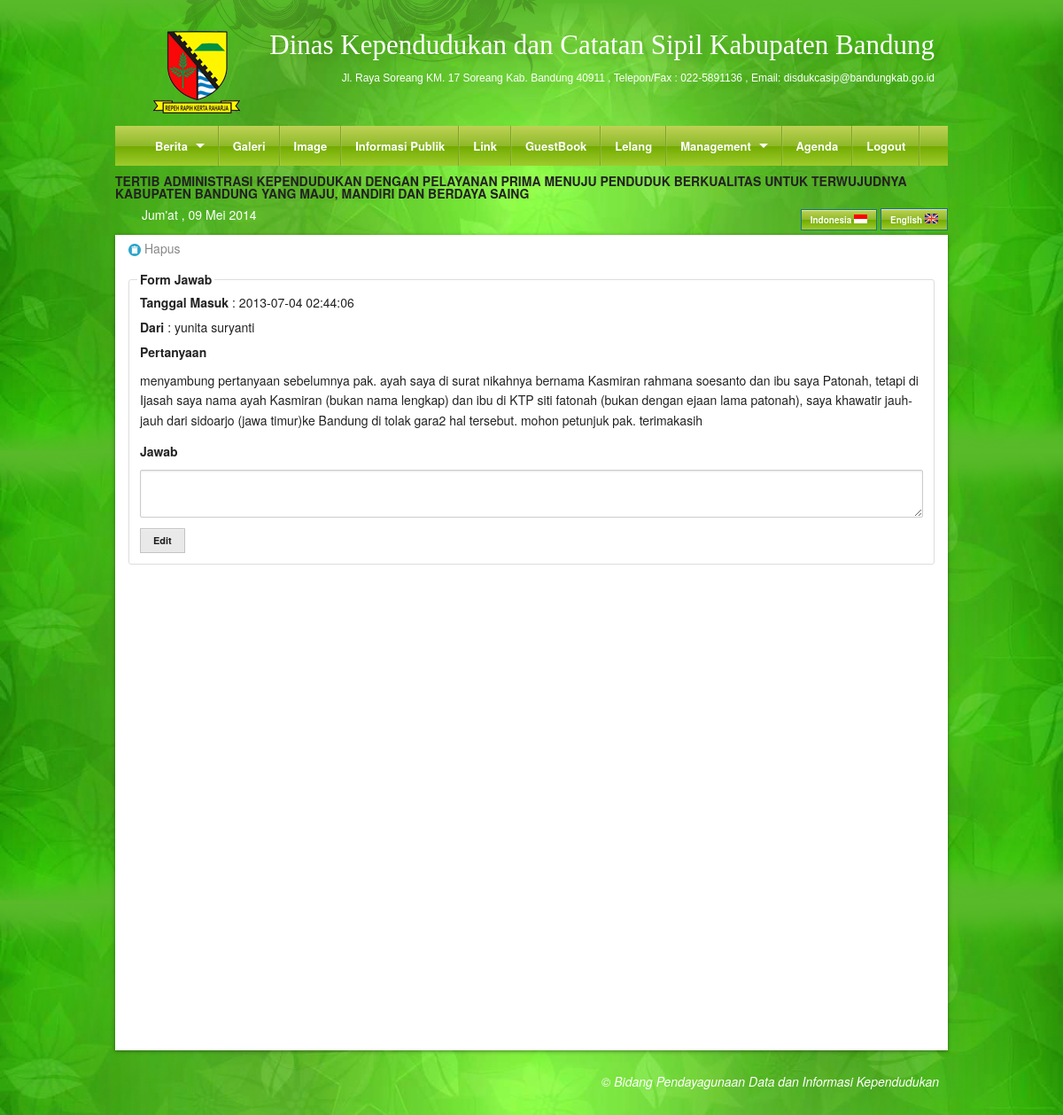
/Jawab/444 (signed in), run on the app's committed database.
### tables this page shows
CREATE TABLE `content` (
  `home_indo` text,
  `home_ing` text,
  `profile_indo` text,
  `profile_ing` text,
  `kk_indo` text,
  `kk_ing` text,
  `ktp_indo` text,
  `ktp_ing` text,
  `lahir_indo` text,
  `lahir_ing` text,
  `kawin_indo` text,
  `kawin_ing` text,
  `cerai_indo` text,
  `cerai_ing` text,
  `rusak_indo` text,
  `rusak_ing` text,
  `mati_indo` text,
  `mati_ing` text,
  `landasan_indo` text,
  `landasan_ing` text,
  `marquee_indo` text,
  `marquee_ing` text,
  `kami_indo` text,
  `kami_ing` text
);

CREATE TABLE `guestbook` (
  `IdGuest` varchar(5) NOT NULL,
  `Nama` varchar(50) NOT NULL,
  `Email` varchar(50) NOT NULL,
  `Pertanyaan` text NOT NULL,
  `Tanggal` datetime NOT NULL,
  `Jawaban` text NOT NULL,
  PRIMARY KEY (`IdGuest`)
);

### Content/SA/Jawab.php (the view, shortened to what this page needs)
<?php
include_once("Proses/ArsenLibrary.php");
$sql	=	mysql_query("select * from guestbook where IdGuest='$id'");
$array  =   mysql_fetch_array($sql);
?>
<a href="<?php echo $base_url;?>/ConfirmDeleteGuestBook/<?php echo $array[0];?>" class="icon foundicon-trash"></a>
<form method="post" action="<?php echo $base_url;?>/Proses/GuestBook.php" enctype="multipart/form-data">
<fieldset>
<legend>Form Jawab</legend>
<strong>Tanggal Masuk</strong> : <?php echo $array[4];?><br /><br />
<strong>Dari</strong> : <?php echo $array[1];?><br /><br />
<strong>Pertanyaan</strong><br /><br /><p><?php echo $array[3];?></p>
<strong>Jawab</strong><br /><br />
<textarea name="jawaban"></textarea>
<input type="submit" name="edit" class="button small secondary" value="Edit"/>
</fieldset>
</form>

### Content/User/search.php (shortened to what this page needs)
<?php
$hari   =   date("D");
switch($hari){
    case "Fri":
    $namaHari="Jum'at";
    break;
}
$month=date("m");
    switch($month){
        case "05":
        $bulan  ="Mei";
        break;
}
$tanggal    =   date("d");
$tahun  =   date("Y");
?>
<div>
<marquee direction="left" scrollamount="6" >
<?php
$sqlx    =   "select marquee_indo from content";
$queryx  =   mysql_query($sqlx);
$arrayx  =   mysql_fetch_array($queryx);
echo $arrayx[0];
?>
</marquee>
</div>
<div>
<div class="nine columns">
<div class="nine columns" style=" padding: 10px 0px 5px 15px; color: white;"><?php echo "$namaHari , $tanggal $bulan $tahun"; ?></div>
</div>
<div class="three columns bahasa">
<a href="<?php echo $base_url; ?>/indonesia.php" class="button small tiny greengloss">Indonesia <img src="<?php echo $base_url; ?>/images/indonesia.png" /></a>
<a href="<?php echo $base_url; ?>/english.php" class="button small tiny greengloss">English  <img src="<?php echo $base_url; ?>/images/english.png" /></a>
</div>
</div>

### stylesheets/style.css (style rules this page uses)
body { background: url(../images/bg/bg3.png) #58b929; background-size:contain; }
.bahasa { color: white; padding: 10px 0px 5px 0px; text-align: right; }
.bahasa a { color: white; }

### stylesheets/color.css (style rules this page uses)
.greengloss { background: #bfd255; background: -moz-linear-gradient(top, #bfd255 0%, #8eb92a 50%, #72aa00 51%, #9ecb2d 100%); background: -webkit-gradient(linear, left top, left bottom, color-stop(0%,#bfd255), color-stop(50%,#8eb92a), color-stop(51%,#72aa00), color-stop(100%,#9ecb2d)); background: -webkit-linear-gradient(top, #bfd255 0%,#8eb92a 50%,#72aa00 51%,#9ecb2d 100%); background: -o-linear-gradient(top, #bfd255 0%,#8eb92a 50%,#72aa00 51%,#9ecb2d 100%); background: -ms-linear-gradient(top, #bfd255 0%,#8eb92a 50%,#72aa00 51%,#9ecb2d 100%); background: linear-gradient(to bottom, #bfd255 0%,#8eb92a 50%,#72aa00 51%,#9ecb2d 100%); filter: progid:DXImageTransform.Microsoft.gradient( startColorstr='#bfd255', endColorstr='#9ecb2d',GradientType=0 ); }

### data on the page
content: marquee_indo "TERTIB ADMINISTRASI KEPENDUDUKAN DENGAN PELAYANAN PRIMA MENUJU PENDUDUK BERKUALITAS UNTUK TERWUJUDNYA KABUPATEN BANDUNG YANG MAJU, MANDIRI DAN BERDAYA SAING"
guestbook: Tanggal "2013-07-04 02:44:06", Nama "yunita suryanti", Pertanyaan "menyambung pertanyaan sebelumnya pak. ayah saya di surat nikahnya bernama Kasmiran rahmana soesanto dan ibu saya Patonah, tetapi di Ijasah saya nama ayah Kasmiran (bukan nama lengkap) dan ibu di KTP siti fatonah (bukan dengan ejaan lama patonah), saya khawatir jauh-jauh dari sidoarjo (jawa timur)ke Bandung di tolak gara2 hal tersebut. mohon petunjuk pak. terimakasih"

### other printed values
$namaHari "Jum'at"
$bulan "Mei"
